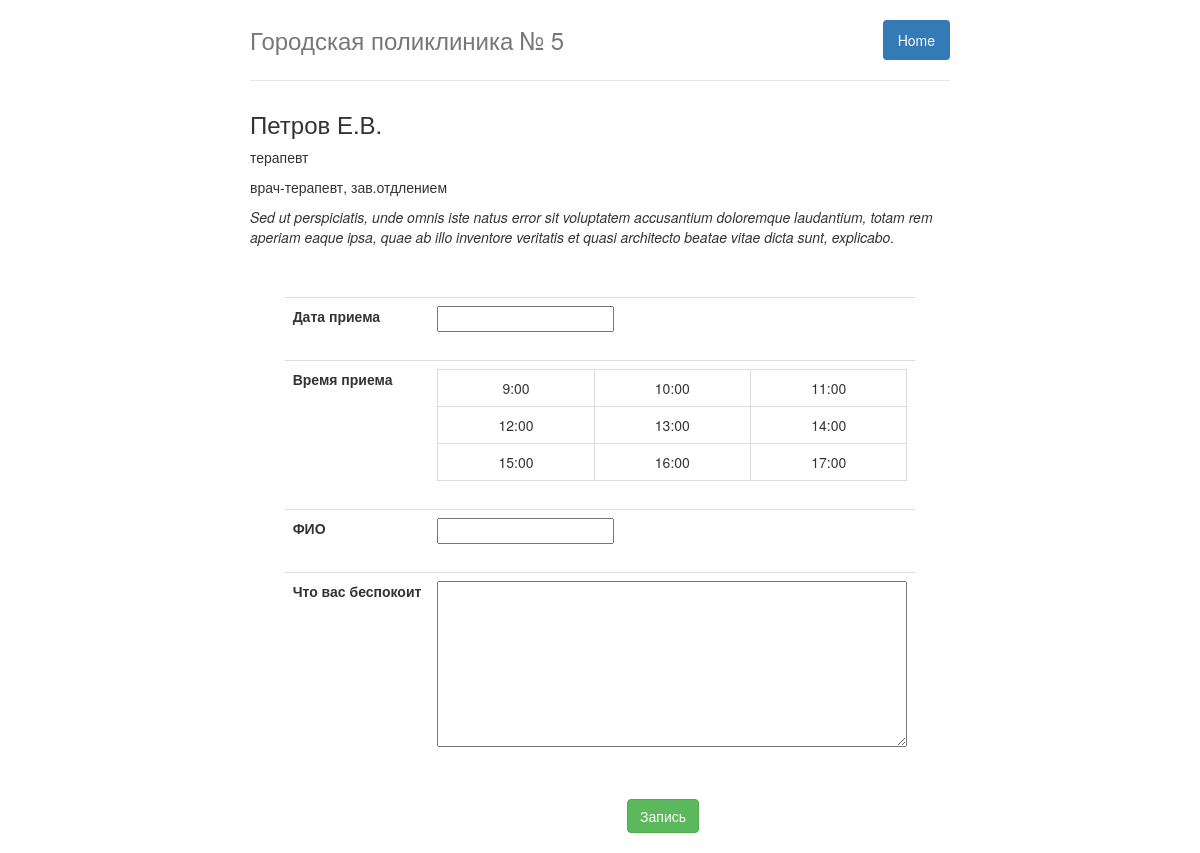
The page /doctor/2/ on the database its author committed.
### app/models.py (models this page shows, shortened)
class Doctor (models.Model):
    name=models.CharField(verbose_name='ФИО', max_length = 300 )
    specialization=models.CharField(verbose_name='Специализация',max_length=300)
    info=models.CharField(verbose_name='Инфо о враче',max_length=10000)
    class Meta:
        verbose_name_plural = "Врачи"
        verbose_name = "Врач"

### app/views.py (the view, shortened to what this page needs)
# urls.py: url(r'^doctor/(?P<doctor_id>\d+)/$',ReceptionView.as_view(), name='reception'),
class ReceptionView(FormView):
    form_class = ReceptionForm
    template_name = 'reception.html'
    def get_context_data(self, **kwargs):
        context = super(ReceptionView, self).get_context_data(**kwargs)
        context['doctor']=Doctor.objects.get(id= self.kwargs['doctor_id'])
        return context

### app/forms.py
class ReceptionForm(forms.ModelForm):
    class Meta:
        model = Reception
        fields = ('date','time','patient_name','patient_info')
    def __init__(self, *args, **kwargs):
        super(ReceptionForm, self).__init__(*args, **kwargs)
        self.fields['time'].widget = forms.HiddenInput()
        self.fields['patient_info'].widget = forms.Textarea(attrs={'cols': 60, 'rows': 8})
        self.fields['patient_info'].label = 'Что вас беспокоит'

### app/templates/reception.html (shortened to what this page needs)
{% extends "index.html" %}
{% load static %}
  {% block content %}
    <h3>{{doctor.name|safe}}</h3>
    <p>{{doctor.specialization|safe}}</p>
    <p>{{doctor.info|safe}}</p>
    <br><br>
    <div align="center">
      <form action="" class="form-inline" method="post" enctype="multipart/form-data">
        <div class="form-group">
          <table class="table table-borderless">
            <tr><th>{{form.date.label}}</th><td>{{form.date}}{{form.date.errors}}<br><br></td></tr>
            <tr><th>{{form.time.label}}</th>
            <td>
                <table class="table table-bordered">
                  <tr>
                    <td align="center" valign="center" class="time">9:00</td>
                    <td align="center" valign="center" class="time">10:00</td>
                    <td align="center" valign="center" class="time">11:00</td>
                  </tr>
                  <tr>
                    <td align="center" valign="center" class="time">12:00</td>
                    <td align="center" valign="center" class="time">13:00</td>
                    <td align="center" valign="center" class="time">14:00</td>
                  </tr>
                  <tr>
                    <td align="center" valign="center" class="time">15:00</td>
                    <td align="center" valign="center" class="time">16:00</td>
                    <td align="center" valign="center" class="time">17:00</td>
                  </tr>
                </table>
            </td></tr>
            <tr><th> {{form.patient_name.label}}</th><td>{{form.patient_name}}{{form.patient_name.errors}}<br><br></td></tr>
            <tr><th>{{form.patient_info.label}}</th><td>{{form.patient_info}}{{form.patient_info.errors}}<br><br></td></tr>
          </table>
            <div style="padding-left:20%;"><button id="submit" class="btn btn-success">Запись</button></div>
        </div>
      </form>
    </div>
  {% endblock content %}
  {% block css %}
    <link rel="stylesheet" href="{% static 'jquery-ui/jquery-ui.css' %}">
    <link rel="stylesheet" href="{% static 'jquery-ui/jquery-ui.theme.css' %}">
  {% endblock %}

### static/custom_css/custom.css (style rules this page uses)
body { padding-top: 20px; padding-bottom: 20px; }

### rows shown on the page
Doctor: name "Петров Е.В.", specialization "терапевт", info "врач-терапевт, зав.отдлением Sed ut perspiciatis, unde omnis iste natus error sit voluptatem accusantium doloremque laudantium, totam rem aperiam eaque ipsa, quae ab illo inventore veritatis et quasi architecto beatae vitae dicta sunt, explicabo."
